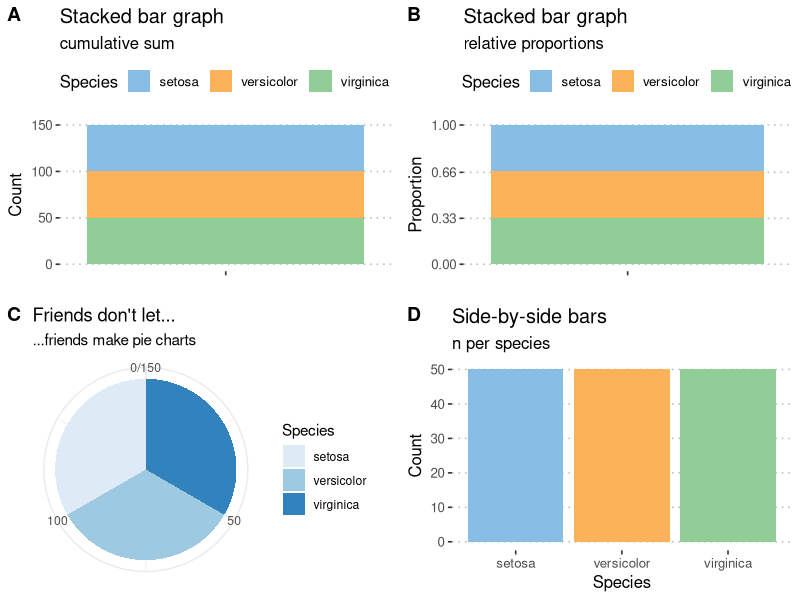

Write the R code that produced this figure.
# Chaper 4
# Graphical repre

# Load in libraries
library(tidyverse)
library(ggpubr)
library(RColorBrewer)
library(ggthemes)

# Loading in the dataset
iris <- datasets::iris

iris.cnt <- iris %>%
  count(Species) %>% # automagically creates a column, n, with the counts
  mutate(prop = n / sum(n)) # creates the relative proportion of each species
iris.cnt

plt1 <- ggplot(data = iris.cnt, aes(x = "", y = n, fill = Species)) +
  geom_bar(width = 1, stat = "identity") +
  labs(title = "Stacked bar graph", subtitle = "cumulative sum",
       x = NULL, y = "Count") +
  theme_pubclean() + scale_color_few() +
  scale_fill_few()

plt2 <- ggplot(data = iris.cnt, aes(x = "", y = prop, fill = Species)) +
  geom_bar(width = 1, stat = "identity") +
  scale_y_continuous(breaks = c(0.00, 0.33, 0.66, 1.00)) +
  labs(title = "Stacked bar graph", subtitle = "relative proportions",
       x = NULL, y = "Proportion") +
  theme_pubclean() + scale_color_few() +
  scale_fill_few()

plt3 <- plt1 + coord_polar("y", start = 0) +
  labs(title = "Friends don't let...", subtitle = "...friends make pie charts",
       x = NULL, y = NULL) +
  scale_fill_brewer(palette = "Blues") +
  theme_minimal()

plt4 <- ggplot(data = iris, aes(x = Species, fill = Species)) +
  geom_bar(show.legend = FALSE) +
  labs(title = "Side-by-side bars", subtitle = "n per species", y = "Count") +
  theme_pubclean() + scale_color_few() +
  scale_fill_few()

ggarrange(plt1, plt2, plt3, plt4, nrow = 2, ncol = 2, labels = "AUTO")



hist1 <- ggplot(data = faithful, aes(x = eruptions)) +
  geom_histogram(colour = "black", fill = "salmon", alpha = 0.6) +
  labs(title = "Old Faithful data",
       subtitle = "A vanilla frequency histogram",
       x = "Eruption duration (min)",
       y = "Count") + theme_pubclean()


hist2 <- ggplot(data = faithful, aes(x = eruptions)) +
  geom_histogram(aes(y = ..density..),
                 position = 'identity', binwidth = 1,
                 colour = "black", fill = "salmon", alpha = 0.6) +
  labs(title = "Old Faithful data",
       subtitle = "Relative frequency histogram",
       x = "Eruption duration (min)",
       y = "Count") + theme_pubclean()










